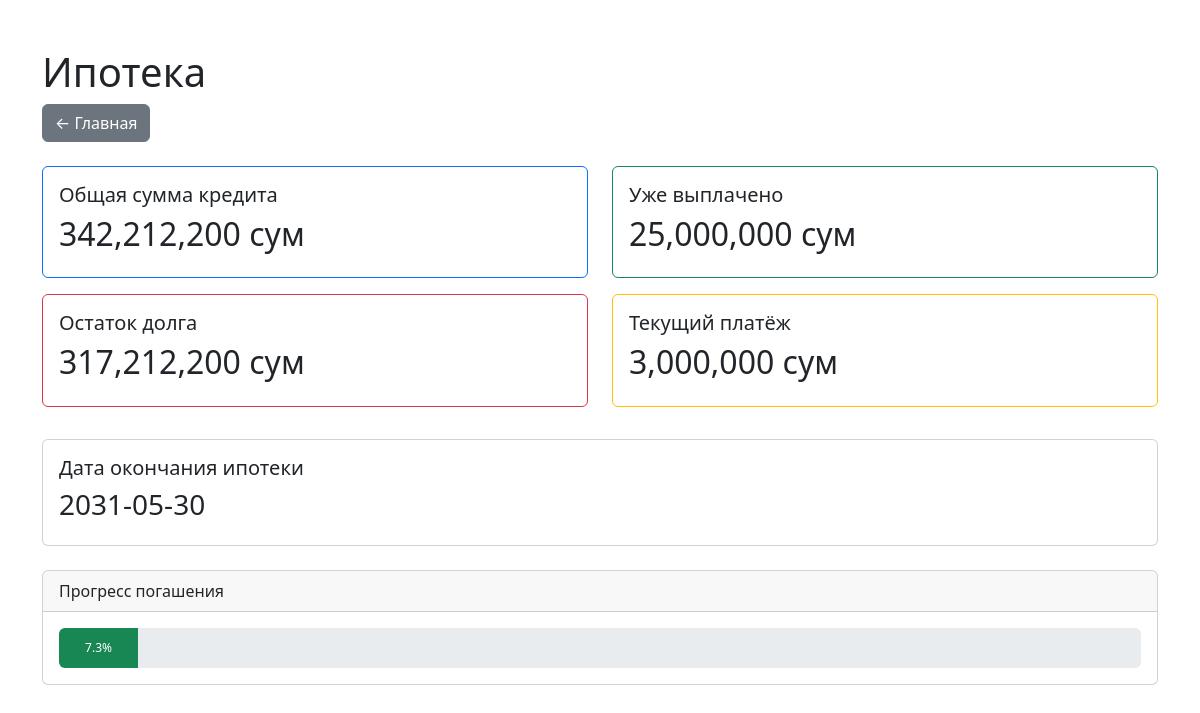
The page /mortgage on the database its author committed.
### tables this page shows
CREATE TABLE mortgage (
    id INTEGER PRIMARY KEY AUTOINCREMENT,
    total_amount REAL,
    paid_amount REAL,
    remaining_amount REAL,
    current_payment REAL,
    finish_date TEXT
);

### app.py (the view)
@app.get("/mortgage", response_class=HTMLResponse)
def mortgage_page(request: Request):
    conn = sqlite3.connect("finance.db")
    conn.row_factory = sqlite3.Row
    mortgage = conn.execute(
        "SELECT * FROM mortgage LIMIT 1"
    ).fetchone()
    mortgage_expenses = conn.execute("""
        SELECT IFNULL(SUM(amount),0) AS total
        FROM expenses
        WHERE category='Ипотека'
    """).fetchone()["total"]
    total_amount = mortgage["total_amount"]
    current_paid = mortgage["paid_amount"] + mortgage_expenses
    remaining_amount = total_amount - current_paid
    if remaining_amount < 0:
        remaining_amount = 0
    progress = (current_paid / total_amount) * 100
    conn.close()
    return templates.TemplateResponse(
        request=request,
        name="mortgage.html",
        context={
            "total_amount": total_amount,
            "current_paid": current_paid,
            "remaining_amount": remaining_amount,
            "current_payment": mortgage["current_payment"],
            "finish_date": mortgage["finish_date"],
            "progress": progress
        }
    )

### templates/mortgage.html (shortened to what this page needs)
<!DOCTYPE html>
<html lang="ru">
<head>
    <link href="https://cdn.jsdelivr.net/npm/bootstrap@5.3.3/dist/css/bootstrap.min.css"
          rel="stylesheet">
</head>
<body>
<div class="container mt-5">
    <h1>Ипотека</h1>
    <a href="/" class="btn btn-secondary mb-4">
        ← Главная
    </a>
    <div class="row">
        <div class="col-md-6 mb-3">
            <div class="card border-primary">
                <div class="card-body">
                    <h5>Общая сумма кредита</h5>
                    <h2>{{ "{:,.0f}".format(total_amount) }} сум</h2>
                </div>
            </div>
        </div>
        <div class="col-md-6 mb-3">
            <div class="card border-success">
                <div class="card-body">
                    <h5>Уже выплачено</h5>
                    <h2>{{ "{:,.0f}".format(current_paid) }} сум</h2>
                </div>
            </div>
        </div>
        <div class="col-md-6 mb-3">
            <div class="card border-danger">
                <div class="card-body">
                    <h5>Остаток долга</h5>
                    <h2>{{ "{:,.0f}".format(remaining_amount) }} сум</h2>
                </div>
            </div>
        </div>
        <div class="col-md-6 mb-3">
            <div class="card border-warning">
                <div class="card-body">
                    <h5>Текущий платёж</h5>
                    <h2>{{ "{:,.0f}".format(current_payment) }} сум</h2>
                </div>
            </div>
        </div>
    </div>
    <div class="card mt-3">
        <div class="card-body">
            <h5>Дата окончания ипотеки</h5>
            <h3>{{ finish_date }}</h3>
        </div>
    </div>
    <div class="card mt-4">
        <div class="card-header">
            Прогресс погашения
        </div>
        <div class="card-body">
            <div class="progress" style="height:40px">
                <div class="progress-bar bg-success"
                     role="progressbar"
                     style="width: {{ progress }}%;">
                    {{ "{:.1f}".format(progress) }}%
                </div>
            </div>
        </div>
    </div>
</div>
</body>
</html>

### rows shown on the page
mortgage: total_amount "342,212,200", current_payment "3,000,000", finish_date "2031-05-30"

### other values the page prints
{{ "{:,.0f}".format(current_paid) }} "25,000,000"
{{ "{:,.0f}".format(remaining_amount) }} "317,212,200"
{{ "{:.1f}".format(progress) }} "7.3"
